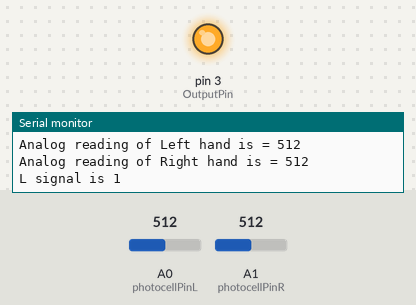
A sketch run on a simulated Arduino Uno, built with avr-gcc and run on an emulated ATmega328P. On the bench: output pins drawn as LEDs (lit = HIGH), the last lines printed to the serial monitor. Inputs (shaded band) come from the test bench; at power-on: A0 (photocellPinL) = 512, A1 (photocellPinR) = 512.

Above: at 1.8 s.
1.9 s: A0 (photocellPinL) set to 216
3.4 s: A0 (photocellPinL) set to 182
At 4.6 s:
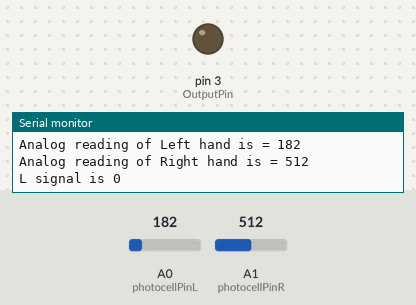
5.6 s: A0 (photocellPinL) set to 306
At 7.0 s:
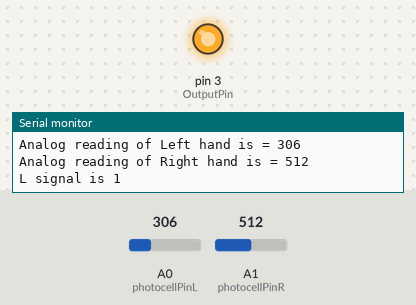
7.6 s: A0 (photocellPinL) set to 122
At 9.4 s:
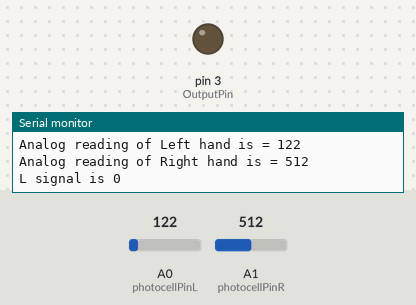
Timing chart, 0 to 10.7 s (numbered marks = the images above; inputs shaded):
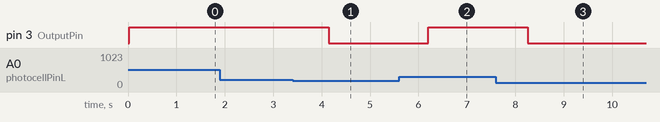

Measured:
- the behaviour switches between 200 and 199 on A0 (photocellPinL) (found by bisection; images 0 and 1)
- after the input at 3.4 s, pin 3 (OutputPin): HIGH → LOW after 0.74 s
- after the input at 5.6 s, pin 3 (OutputPin): LOW → HIGH after 0.60 s
- after the input at 7.6 s, pin 3 (OutputPin): HIGH → LOW after 0.66 s

The sketch:

hands_Board.ino
```cpp
#define BOUND 200
int photocellPinL = 0;     // the cell and 10K pulldown are connected to a0
int photocellPinR = 1;     // the cell and 10K pulldown are connected to a1
int photocellReadingL;     // the analog reading from the analog resistor divider
int photocellReadingR;     // the analog reading from the analog resistor divider
int OutputPin = 3;
void setup(void) {
  // We'll send debugging information via the Serial monitor
  Serial.begin(9600);
  pinMode(OutputPin , OUTPUT);
}

void loop(void) {
  photocellReadingL = analogRead(photocellPinL);
  photocellReadingR = analogRead(photocellPinR);

  Serial.print("Analog reading of Left hand is = ");
  Serial.println(photocellReadingL);     // the raw analog reading

  Serial.print("Analog reading of Right hand is = ");
  Serial.println(photocellReadingR);     // the raw analog reading

  // We'll have a few threshholds, qualitatively determined

  if ( ( photocellReadingR < BOUND ) || (photocellReadingL < BOUND ))
    {
       Serial.println("L signal is 0");
       digitalWrite(OutputPin,LOW);
    }
  else
  {
       Serial.println("L signal is 1");
       digitalWrite(OutputPin,HIGH);
  }

  delay(1000);
}
```
